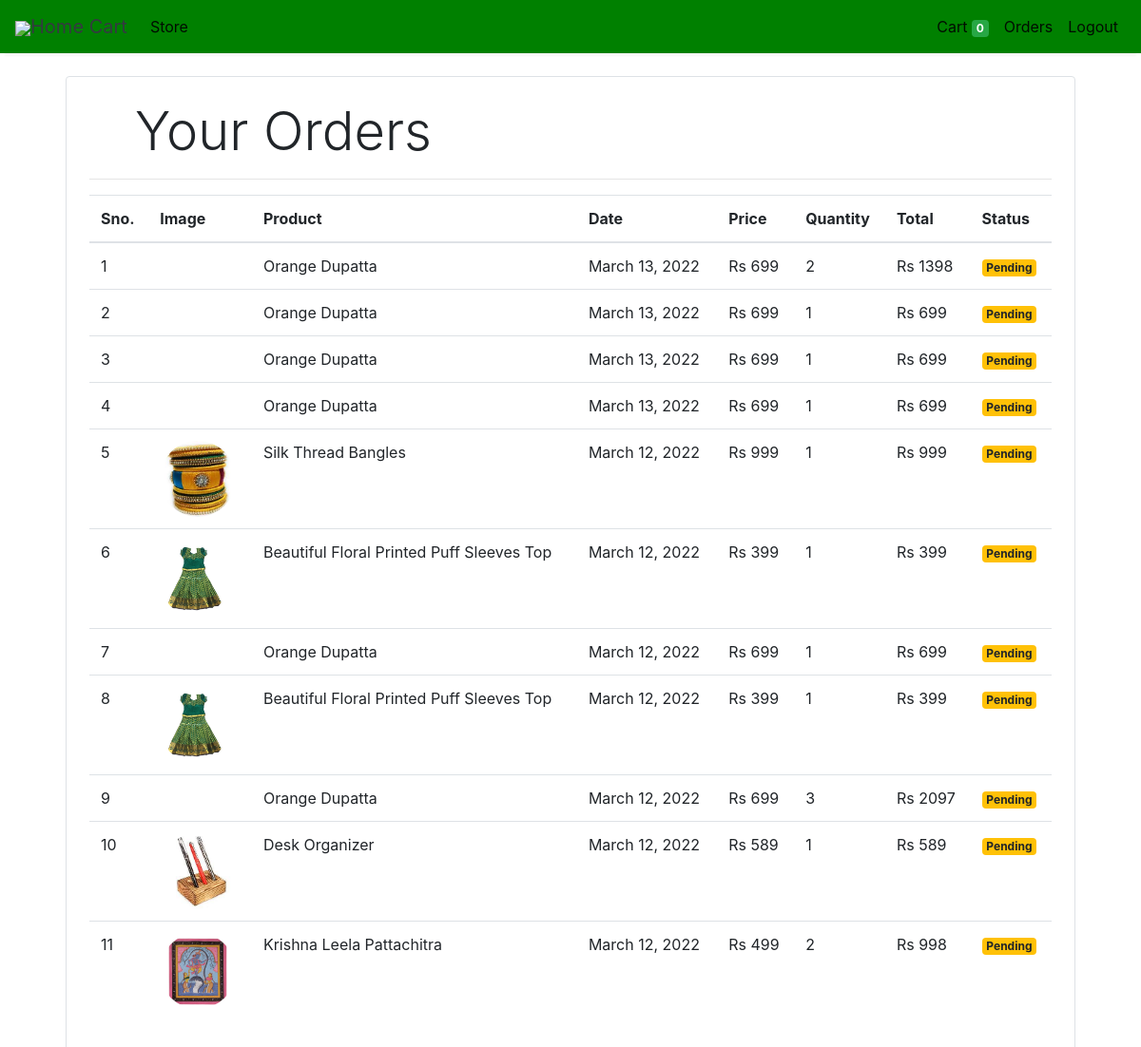
Page /orders (signed in) on the committed database.
### store/models/orders.py (models this page shows, shortened)
class Order(models.Model):
    product = models.ForeignKey(Products,
                                on_delete=models.CASCADE)
    customer = models.ForeignKey(Customer,
                                 on_delete=models.CASCADE)
    quantity = models.IntegerField(default=1)
    price = models.IntegerField()
    address = models.CharField (max_length=50, default='', blank=True)
    phone = models.CharField (max_length=50, default='', blank=True)
    date = models.DateField (default=datetime.datetime.today)
    status = models.BooleanField (default=False)
    @staticmethod
    def get_orders_by_customer(customer_id):
        return Order.objects.filter(customer=customer_id).order_by('-date')

### store/models/product.py (models this page shows, shortened)
class Products(models.Model):
    name = models.CharField(max_length=60)
    price= models.IntegerField(default=0)
    category= models.ForeignKey(Category,on_delete=models.CASCADE,default=1 )
    description= models.CharField(max_length=250, default='', blank=True, null= True)
    image= models.ImageField(upload_to='uploads/products/')

### store/middlewares/auth.py (the view)
    def middleware(request):
        print(request.session.get('customer'))
        returnUrl = request.META['PATH_INFO']
        print(request.META['PATH_INFO'])
        if not request.session.get('customer'):
           return redirect(f'login?return_url={returnUrl}')
        response = get_response(request)
        return response

### store/templatetags/custom_filter.py (called while the page is built)
@register.filter(name='currency')
def currency(number):
    return "Rs "+str(number)

@register.filter(name='multiply')
def multiply(number , number1):
    return number * number1

### store/views/orders.py (called while the page is built)
    def get(self , request ):
        customer = request.session.get('customer')
        orders = Order.get_orders_by_customer(customer)
        print(orders)
        return render(request , 'orders.html'  , {'orders' : orders})

### store/templates/orders.html
{% extends 'base.html' %}
{% block content %}
{% load cart %}
{% load custom_filter %}
<div class="container">
   <div class="border rounded p-4 m-4">
        <p class="display-4 pl-4 ml-4">Your Orders</p>
        <hr>
        <table class="table">
            <thead>
                <tr>
                    <th>Sno.</th>
                    <th>Image</th>
                    <th>Product</th>
                    <th>Date</th>
                    <th>Price</th>
                    <th>Quantity</th>
                    <th>Total</th>
                    <th>Status</th>
                </tr>
            </thead>
            <tbody>
                {% for order in orders %}
                <tr>
                    <td>{{forloop.counter}}</td>
                    <td><img style="height: 80px;" class="rounded-circle" src="{{order.product.image.url}}" alt=""></td>
                    <td>{{order.product.name}}</td>
                    <td>{{order.date}}</td>
                    <td>{{order.price|currency}}</td>
                    <td>{{order.quantity}}</td>
                    <td>{{order.quantity|multiply:order.price|currency}}</td>
                    {% if order.status %}
                    <td><small class="badge badge-success">Completed</small></td>
                    {%else%}
                    <td><small class="badge badge-warning">Pending</small></td>
                    {% endif %}
                </tr>
                {% endfor %}
            </tbody>
        </table>
   </div>
</div>
{% endblock %}

### store/templates/base.html (shortened to what this page needs)
<!doctype html>
<html lang="en">
<head>
  <link rel="stylesheet" href="https://maxcdn.bootstrapcdn.com/bootstrap/4.0.0/css/bootstrap.min.css"
>
</head>
<body>
<nav class="one-edge-shadow
  navbar navbar-light
  sticky-top navbar
  navbar-expand-lg
  text-white">
    <a class="navbar-brand ms-3 text-dark " href="/">
    <link rel="stylesheet" href="https://use.fontawesome.com/releases/v5.7.0/css/all.css">
    <img src="https://www.freepnglogos.com/uploads/shopping-cart-png/shopping-cart-svg-png-icon-download-28.png" style="width:50px;height:50px,color:text-light;">Home Cart </a>
    <div class="collapse navbar-collapse" id="navbarSupportedContent">
      <ul class="navbar-nav mr-auto">
        <li class="nav-item active">
          <a class="nav-link" href="/store">Store <span class="sr-only">(current)</span></a>
        </li>
          </ul>
      <ul class=" navbar-nav my-2 my-lg-0">
        <li class="nav-item active">
          <a class="nav-link" href="/cart">Cart
            <span class="badge badge-success">{{request.session.cart.keys|length}}</span>
            <span class="sr-only">(current)</span></a>
        </li>
        {% if request.session.customer %}
        <li class="nav-item active ">
          <a class="nav-link" href="/orders">Orders<span class="sr-only">(current)</span></a>
        </li>
        <li class="nav-item active ">
          <a class="nav-link" href="/logout">Logout<span class="sr-only">(current)</span></a>
        </li>
        {% endif %}
      </ul>
    </div>
  </nav>
  {% block content %}{% endblock %}
</body>
</html>

### store/templates/base.html (style rules this page uses)
nav { background-color: green; }
.one-edge-shadow { box-shadow: 0 8px 2px -5px rgb(246, 245, 245); }

### rows in the picture
Order: product.name "Orange Dupatta", date "March 13, 2022", price "Rs 699", quantity "2", quantity|multiply "Rs 1398", status "Pending"
Order: product.name "Orange Dupatta", date "March 13, 2022", price "Rs 699", quantity "1", quantity|multiply "Rs 699", status "Pending"
Order: product.name "Orange Dupatta", date "March 13, 2022", price "Rs 699", quantity "1", quantity|multiply "Rs 699", status "Pending"
Order: product.name "Orange Dupatta", date "March 13, 2022", price "Rs 699", quantity "1", quantity|multiply "Rs 699", status "Pending"
Order: shows a picture, product.name "Silk Thread Bangles", date "March 12, 2022", price "Rs 999", quantity "1", quantity|multiply "Rs 999", status "Pending"
Order: product.name "Beautiful Floral Printed Puff Sleeves Top", date "March 12, 2022", price "Rs 399", quantity "1", quantity|multiply "Rs 399", status "Pending"
Order: product.name "Orange Dupatta", date "March 12, 2022", price "Rs 699", quantity "1", quantity|multiply "Rs 699", status "Pending"
Order: product.name "Beautiful Floral Printed Puff Sleeves Top", date "March 12, 2022", price "Rs 399", quantity "1", quantity|multiply "Rs 399", status "Pending"
Order: product.name "Orange Dupatta", date "March 12, 2022", price "Rs 699", quantity "3", quantity|multiply "Rs 2097", status "Pending"
Order: shows a picture, product.name "Desk Organizer", date "March 12, 2022", price "Rs 589", quantity "1", quantity|multiply "Rs 589", status "Pending"
Order: shows a picture, product.name "Krishna Leela Pattachitra", date "March 12, 2022", price "Rs 499", quantity "2", quantity|multiply "Rs 998", status "Pending"

### other values in the picture
{{ request.session.cart.keys|length }} "0"
